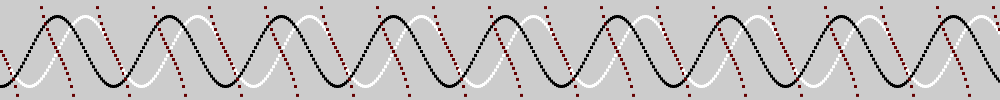
Frame 1 (no input)
Frame 60 (the mouse pressed at the canvas centre just before this capture): identical to frame 1, image omitted
Frame 120 (the mouse held since frame 60 and released just before this capture): identical to frame 1, image omitted

The Processing sketch that drew this single still picture (run headless with seeded random() and noise(); from frame 60 on, the mouse is pressed at the canvas centre):

// Processing sketch: SineCosineTangent
// ── SineCosineTangent.pde
float offset = 50.0;
float scaleVal = 35.0;
float angleInc = PI/28.0;

void setup() {
  size(1000,100);
  noStroke();
  fill(0);
}

void draw() {
  background(204);
  float angle = 0.0;
  for (int x = 0; x < width; x+=2) {
    float y1 = offset + (sin(angle)*scaleVal);
    fill(255);
    rect(x,y1,3,3);
    float y2 = offset + (cos(angle)*scaleVal);
    fill(0);
    rect(x,y2,3,3);
    float y3 = offset + (tan(angle)*scaleVal);
    fill(100,0,0);
    rect(x,y3,3,3);
    angle += angleInc;
  }
}
